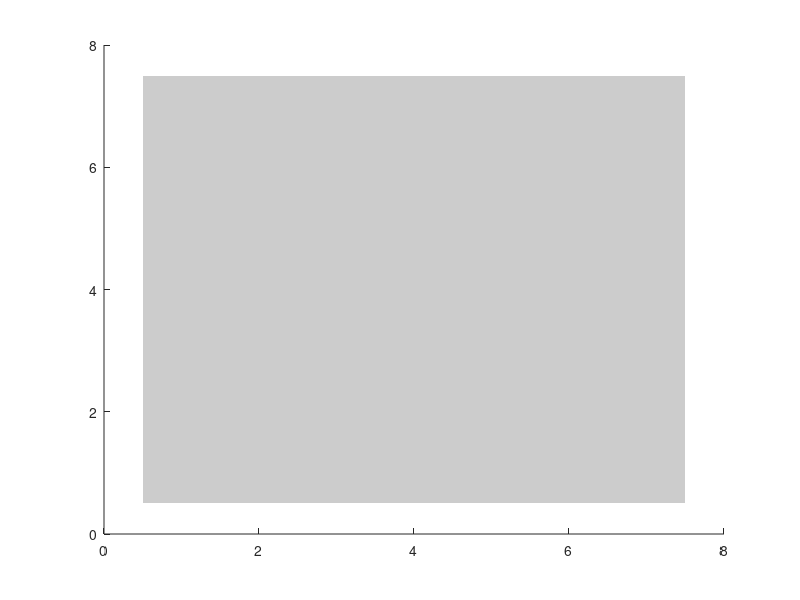

Write the MATLAB code that produced this figure.
%This program demonstrates a click handler to detect clicks on a MATLAB
% figure.

clear;
clc;

%Configuration data
gridRows = 7;
gridColumns = 7;

%If a variable or array is used inside the handler function, it needs to
% be declared as a global variable.
global grid;

%Locations with a value of 1 will be drawn as grey while locations with a
%value of 2 will be drawn as black. 
grid = ones(gridRows, gridColumns);


%Create a new figure
figure;
hold on;
%Set the color map for the figure, we have the following colors:
colormap([0.8 0.8 0.8; 0 0 0])  

%We register the button callback to the image rather than the figure, so
% this only responds when we click on the plot area rather than the figure
% area outside of the plot. 
image(grid, 'ButtonDownFcn',@clickHandler)

%This function draws the world. We call it every time the grid is updated.
function drawGrid()
    global grid;
    %We have to re-register the click handler every time we redraw the
    % image.
    image(grid, 'ButtonDownFcn',@clickHandler);
end

%This function is called when a user presses a key down.
function clickHandler(fig, event)

    %Global variables have to be declared as global inside the callback
    %function as well. 
    global grid;

    %Point gives us the coordinates of the button click on the x-y axes.
    % Watch the console for these values to update when you click. 
    point = get( gca, 'CurrentPoint');
    clc;

    xPoint = point(1,1)
    yPoint = point(1,2)

    %Round these x-y points to the nearest integer
    col = round(xPoint)
    row = round(yPoint)

    %Swap the grid value between 1 and 2
    if grid(row, col) == 1
        grid(row, col) = 2;
    else
        grid(row, col) = 1;
    end

    %Redraw the grid
    drawGrid()
end
